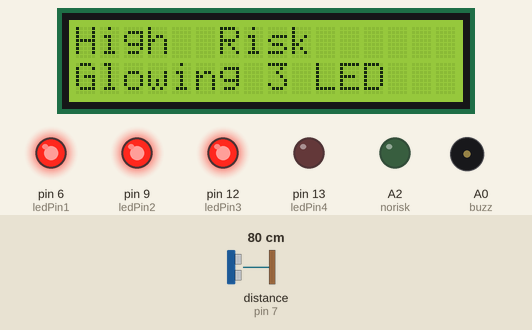
Simulated run of this sketch. Board: Arduino Uno, built with avr-gcc and run on an emulated ATmega328P. Parts: 16×2 character LCD, output pins drawn as LEDs (lit = HIGH), buzzer (waves = sounding). Wiring (from diagram.json): ultrasonic range finder: trigger pin 8; echo pin 7. The test bench sets the inputs (shaded band); at power-on: distance to the obstacle (sensor on pin 7) 80 cm. The echo pulse lasts 58.3 µs per cm; pins used as bus, display or sensor lines are not drawn; what the sketch prints to the serial monitor is not drawn.

Above: at 6.8 s.
6.9 s: distance to the obstacle (sensor on pin 7) set to 299 cm
At 8.1 s:
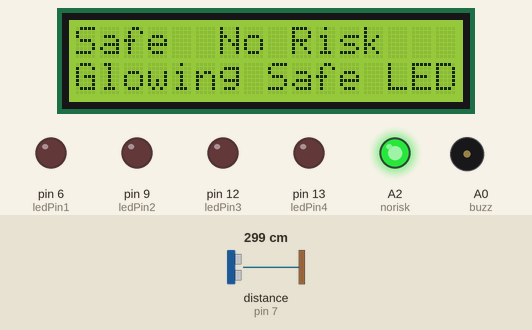
8.8 s: distance to the obstacle (sensor on pin 7) set to 2 cm
At 8.97 s:
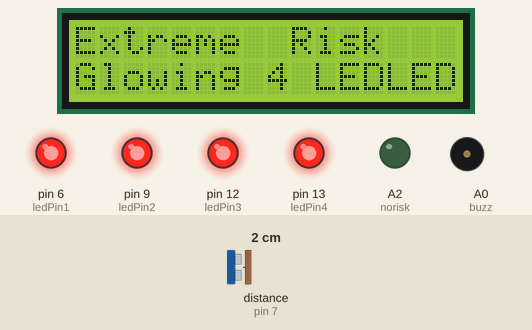
10.7 s: distance to the obstacle (sensor on pin 7) set to 23 cm
12.6 s: distance to the obstacle (sensor on pin 7) set to 29 cm
At 13.2 s:
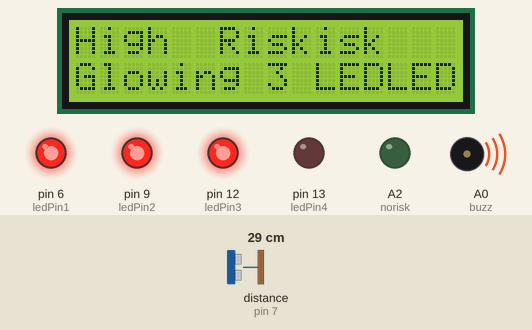
17.0 s: distance to the obstacle (sensor on pin 7) set to 120 cm
At 18.9 s:
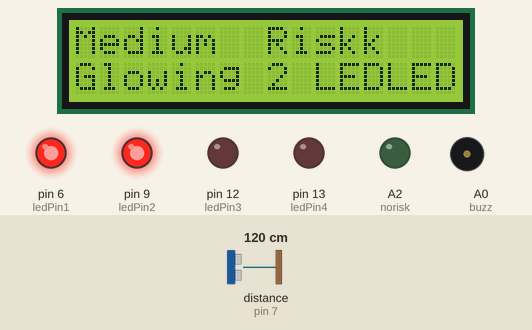
21.8 s: distance to the obstacle (sensor on pin 7) set to 250 cm
At 23.5 s:
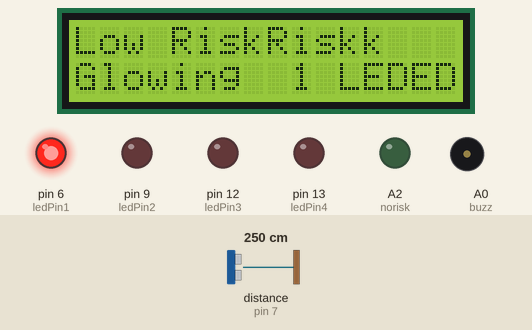
Timing chart, 0 to 27.4 s (numbered marks = the images above; inputs shaded):
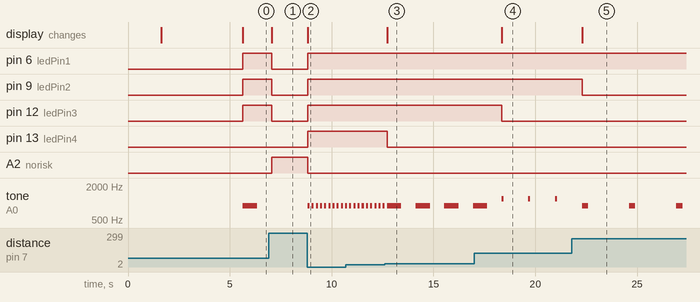

The sketch:

sketch.ino
```cpp
/*
  CIRCUIT DIAGRAM FOR A BASIC SECURITY SYSTEM WITH AN ULTRASONIC SENSOR AND ARDUINO
  Five-tier risk display with LCD feedback

  Source: Moodle-provided reference design, Unit 21 practical (Alarm System Three).
  Reproduced verbatim from the module's own code (originally built in Tinkercad).
*/
#include<LiquidCrystal.h>
int  trig = 8;
int echo = 7;
long duration;
int distance;
int ledPin1=6;
int  ledPin2=9;
int ledPin3=12;
int ledPin4=13;
int norisk=A2;
int buzz=A0;
LiquidCrystal  lcd(11, 10, 5, 4, 3, 2);
void setup()
{
pinMode(trig, OUTPUT);
pinMode(echo,  INPUT);
lcd.begin(16, 2);
//pinMode(A5, INPUT);
Serial.begin(9600);
pinMode(ledPin1,OUTPUT);
pinMode(ledPin2,OUTPUT);
pinMode(ledPin3,OUTPUT);
pinMode(ledPin4,OUTPUT);
pinMode(norisk,OUTPUT);
pinMode(buzz,OUTPUT);
lcd.begin(16,2);
lcd.print("Starting  System");
delay(1500);
lcd.clear();
lcd.print("System On");
delay(4000);
}
void loop()
{
digitalWrite(trig,  LOW);
delayMicroseconds(5);
digitalWrite(trig, HIGH);
delayMicroseconds(10);
digitalWrite(trig, LOW);
duration = pulseIn(echo, HIGH);
distance  = duration*0.034/2;
Serial.print("Distance:");
Serial.println(distance);
if (distance <= 25){
lcd.setCursor(0,0);
lcd.print("Extreme  Risk");
lcd.setCursor(0,11);
lcd.print("Glowing 4 LED");
digitalWrite(ledPin1, HIGH);
digitalWrite(ledPin2, HIGH);
digitalWrite(ledPin3,  HIGH);
digitalWrite(ledPin4, HIGH);
digitalWrite(norisk, LOW);
tone(buzz,900);
delay(100);
noTone(buzz);
delay(100);
}
else if (distance >= 26 && distance <=100){
lcd.setCursor(0,0);
lcd.print("High  Risk");
lcd.setCursor(0,11);
lcd.print("Glowing 3 LED");
digitalWrite(ledPin1, HIGH);
digitalWrite(ledPin2, HIGH);
digitalWrite(ledPin3,  HIGH);
digitalWrite(ledPin4, LOW);
digitalWrite(norisk, LOW);
tone(buzz,900);
delay(700);
noTone(buzz);
delay(700);
}
else if (distance >= 101 && distance <=150){
lcd.setCursor(0,0);
lcd.print("Medium  Risk");
lcd.setCursor(0,11);
lcd.print("Glowing 2 LED");
digitalWrite(ledPin1, HIGH);
digitalWrite(ledPin2, HIGH);
digitalWrite(ledPin3, LOW);
digitalWrite(ledPin4, LOW);
digitalWrite(norisk,  LOW);
tone(buzz,1200);
delay(100);
noTone(buzz);
delay(1200);
}
else if (distance >= 151 && distance <=250){
lcd.setCursor(0,0);
lcd.print("Low Risk");
lcd.setCursor(0,11);
lcd.print("Glowing  1 LED");
digitalWrite(ledPin1, HIGH);
digitalWrite(ledPin2,  LOW);
digitalWrite(ledPin3, LOW);
digitalWrite(ledPin4, LOW);
digitalWrite(norisk, LOW);
tone(buzz,900);
delay(300);
noTone(buzz);
delay(2000);
}
else{
lcd.setCursor(0,0);
lcd.print("Safe  No Risk");
lcd.setCursor(0,11);
lcd.print("Glowing Safe LED");
digitalWrite(ledPin1, LOW);
digitalWrite(ledPin2, LOW);
digitalWrite(ledPin3,  LOW);
digitalWrite(ledPin4, LOW);
digitalWrite(norisk, HIGH);
noTone(buzz);
}
}
```

Measured:
- the behaviour switches between 26 and 27 cm on distance to the obstacle (sensor on pin 7) (found by bisection; images 2 and 3)
- after the input at 6.9 s, pin 6 (ledPin1), pin 9 (ledPin2), pin 12 (ledPin3): HIGH → LOW after 0.16 s; A2 (norisk): LOW → HIGH after 0.16 s; tone on A0 (buzz): stays silent (without the input it goes to 900 Hz after 0.15 s); the display: changes after 0.16 s (image 1)
- after the input at 8.8 s, pin 6 (ledPin1), pin 9 (ledPin2), pin 12 (ledPin3), pin 13 (ledPin4): LOW → HIGH at once; A2 (norisk): HIGH → LOW at once; tone on A0 (buzz): alternates 900 Hz for 0.10 s and silent for 0.10 s, starting at once; the display: changes at once (image 2)
- after the input at 12.6 s, pin 13 (ledPin4): HIGH → LOW after 0.12 s; the display: changes after 0.12 s (image 3)
- after the input at 17.0 s, pin 12 (ledPin3): HIGH → LOW after 1.4 s; the display: changes after 1.4 s (image 4)
- after the input at 21.8 s, pin 9 (ledPin2): HIGH → LOW after 0.49 s; tone on A0 (buzz): alternates 900 Hz for 0.30 s and silent for 2.0 s, starting after 0.49 s; the display: changes after 0.49 s (image 5)
